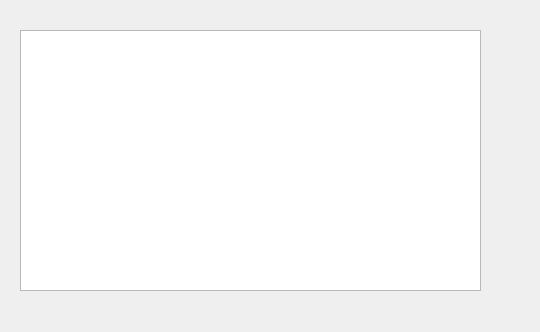
<?xml version="1.0" encoding="UTF-8"?>
<ui version="4.0">
 <class>ShowAppointmentsDialog</class>
 <widget class="QDialog" name="ShowAppointmentsDialog">
  <property name="geometry">
   <rect>
    <x>0</x>
    <y>0</y>
    <width>540</width>
    <height>332</height>
   </rect>
  </property>
  <property name="windowTitle">
   <string>Dialog</string>
  </property>
  <widget class="QTableView" name="dataTable">
   <property name="geometry">
    <rect>
     <x>20</x>
     <y>30</y>
     <width>461</width>
     <height>261</height>
    </rect>
   </property>
  </widget>
 </widget>
 <resources/>
 <connections/>
</ui>
